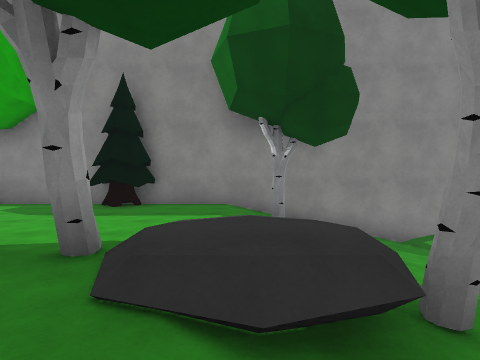
View 1 (above)

16 first-person views from a walk through a scene from a Unity 3-D project. The camera is 1.3 m above the floor, looks level and sees 80° across. The floor is counted in squares, 2 m on a side. Each view is taken from the middle of a square. On the plan, view 1 faces up. The plan holds only what a view shows up to about 9 squares ahead; the rest is blank. The place goes on beyond the plan. Some animated figures are left out. Some surface patterns are stand-ins.

View 2
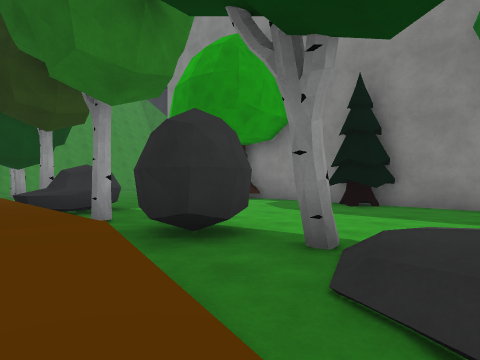

View 3
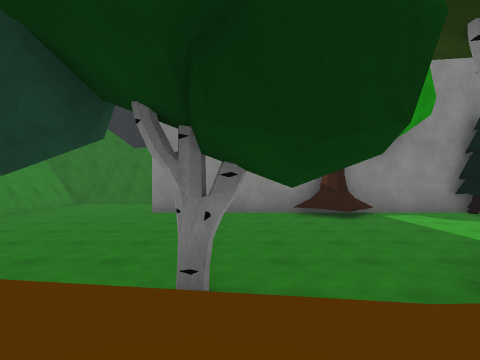

View 4
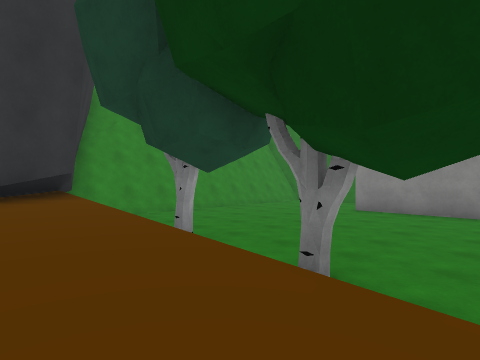

View 5
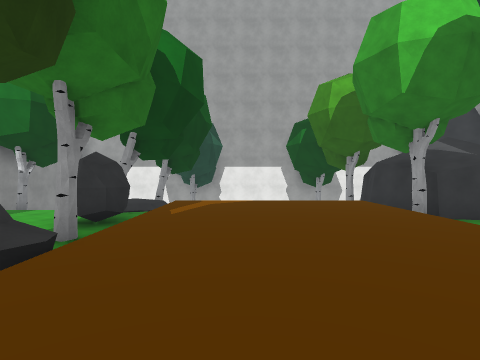

View 6
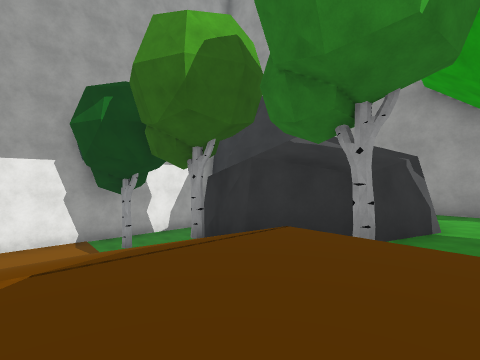

View 7
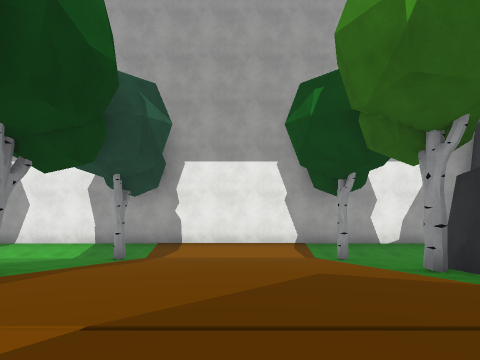

View 8
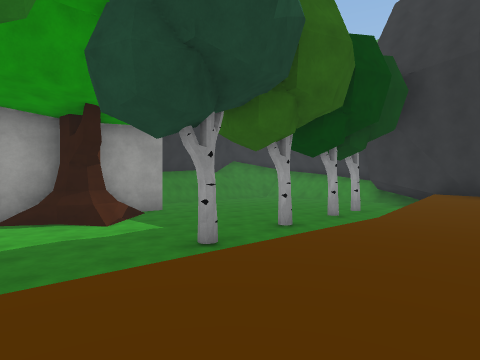

View 9
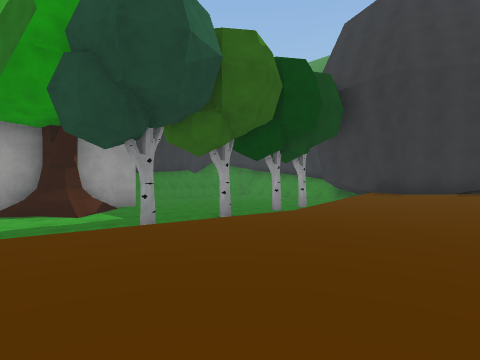

View 10
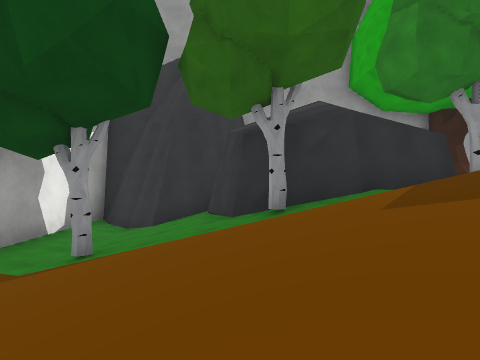

View 11
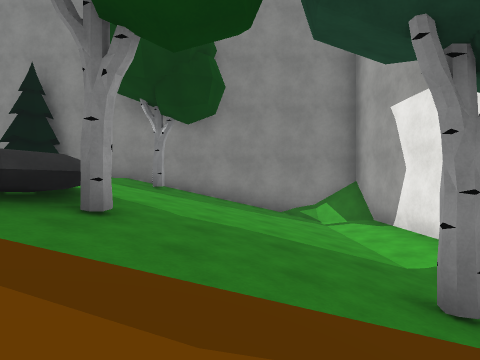

View 12
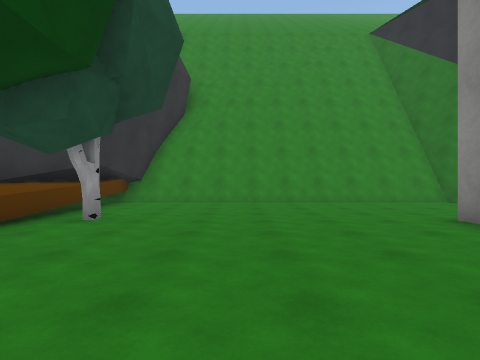

View 13
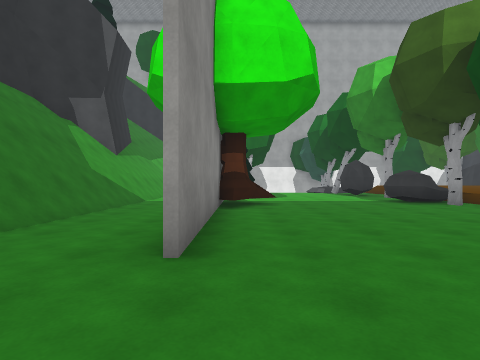

View 14
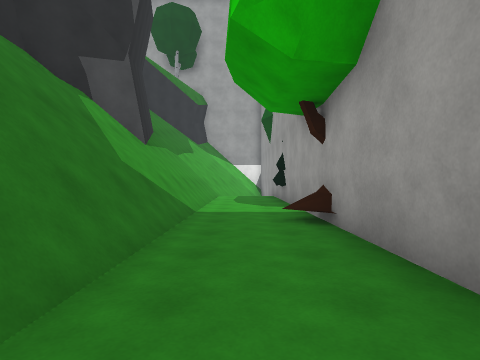

View 15
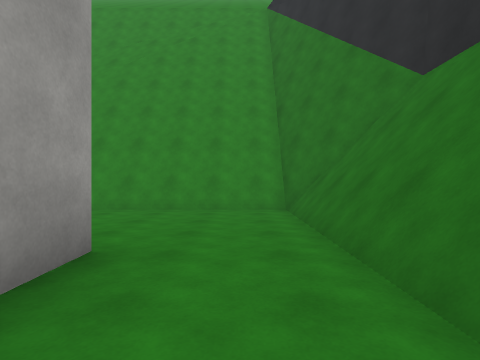

View 16
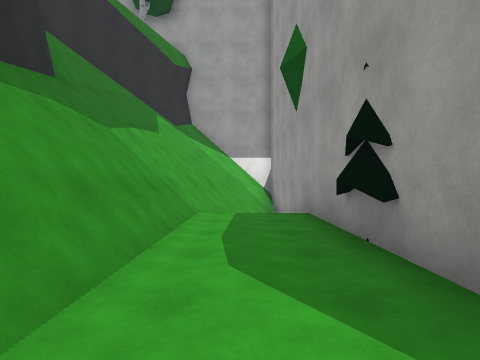

### Floor plan
Key: @ floor where view 1 was taken; # wall or solid block; x gap in a wall; . main floor; : floor 0.75 m higher than the main floor; - floor 0.75 m lower than the main floor; + floor 1.5 m higher than the main floor; _ floor 1.5 m lower than the main floor; < floor 2.5 m lower than the main floor; * floor 14.5 m higher than the main floor; / step, stairs or slope; = window, fence, low wall or low ledge; ^ raised ledge; v drop or lower ground; O other object.
Columns run from 19 left of view 1 to 6 right of it. Each row starts with its distance up from view 1.
 14                     *vv
 13            vv/     *vvv
 12    vvvv   vvvv///vvvvvv
 11 /vv##########vvvvvv# ^^
 10 vv##############=vv###
  9 v #................./##
  8   #....#########O#########
  7   #........##...OO..--__=#
  6   #.................=-__<<
  5   #.................--__<<
  4   #.................--__<<
  3   #.............../:O-__<<
  2   #.........OO..OO/:#-__<<
  1   ##..#..#..OO...../--__#<
  0    ##+::::::::::::.@.-__<<
 -1     #+::::::::::::...-__<<
 -2     ##::::::::::::...-__<<
 -3      #::::::::::::...-__<<
 -4      #====//======///-__<<
 -5        ..........x.##-__#<
 -6        ....#.#...#####__<<
 -7         .........#   #__<<
 -8          ........#   #_##<
 -9           ...#...    #####
-10            ..##...
-11             ######

Positions as (right, up) in squares from view 1, and headings:
1: (0, 0), facing up
2: (0, 0), facing up-left
3: (-10, -1), facing up
4: (-9, -1), facing up-left
5: (-9, -1), facing right
6: (-4, -1), facing down-right
7: (-3, -2), facing right
8: (-3, -2), facing down-left
9: (-3, 0), facing down-left
10: (2, 0), facing down
11: (3, -1), facing up
12: (-8, 4), facing left
13: (-15, 7), facing right
14: (-12, 9), facing right
15: (-10, 9), facing left
16: (-6, 9), facing right
